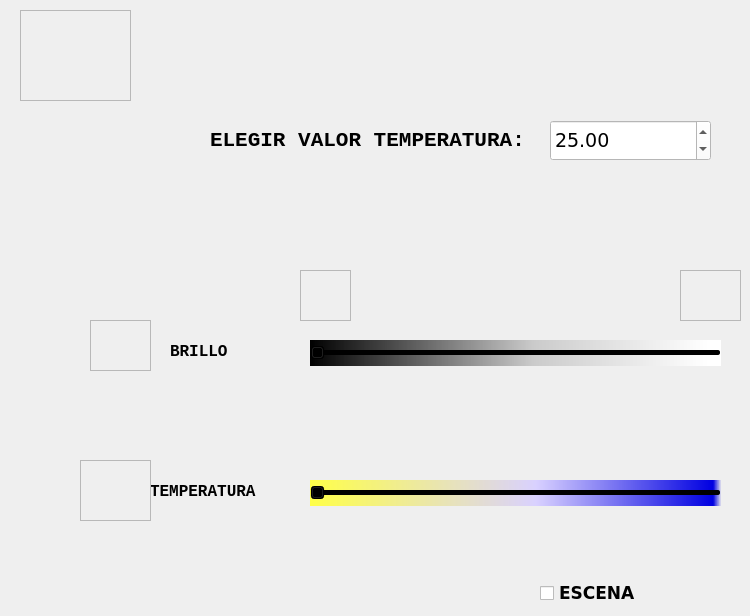
      <widget class="QWidget" name="escena_sensor">
       <attribute name="title">
        <string>Escena</string>
       </attribute>
       <widget class="QLabel" name="etiqueta_elegir">
        <property name="geometry">
         <rect>
          <x>210</x>
          <y>120</y>
          <width>311</width>
          <height>41</height>
         </rect>
        </property>
        <property name="font">
         <font>
          <family>Monospace</family>
          <pointsize>16</pointsize>
          <weight>75</weight>
          <bold>true</bold>
         </font>
        </property>
        <property name="text">
         <string>ELEGIR VALOR TEMPERATURA:</string>
        </property>
       </widget>
       <widget class="QLabel" name="etiqueta_temp_blanco_3">
        <property name="geometry">
         <rect>
          <x>150</x>
          <y>480</y>
          <width>111</width>
          <height>22</height>
         </rect>
        </property>
        <property name="font">
         <font>
          <family>Monospace</family>
          <pointsize>12</pointsize>
          <weight>75</weight>
          <bold>true</bold>
         </font>
        </property>
        <property name="text">
         <string>TEMPERATURA</string>
        </property>
       </widget>
       <widget class="QLabel" name="etiqueta_brillo_blanco_3">
        <property name="geometry">
         <rect>
          <x>170</x>
          <y>340</y>
          <width>81</width>
          <height>22</height>
         </rect>
        </property>
        <property name="font">
         <font>
          <family>Monospace</family>
          <pointsize>12</pointsize>
          <weight>75</weight>
          <bold>true</bold>
         </font>
        </property>
        <property name="text">
         <string>BRILLO</string>
        </property>
       </widget>
       <widget class="QSlider" name="brillo_blanco_slider_escena">
        <property name="geometry">
         <rect>
          <x>310</x>
          <y>340</y>
          <width>411</width>
          <height>26</height>
         </rect>
        </property>
        <property name="styleSheet">
         <string notr="true">background-color: qlineargradient(spread:pad, x1:0, y1:0, x2:1, y2:0, stop:0 rgba(0, 0, 0, 255), stop:0.544643 rgba(203, 203, 203, 255), stop:0.96875 rgba(255, 255, 255, 255));</string>
        </property>
        <property name="orientation">
         <enum>Qt::Horizontal</enum>
        </property>
       </widget>
       <widget class="QSlider" name="temp_slider_escena">
        <property name="geometry">
         <rect>
          <x>310</x>
          <y>480</y>
          <width>411</width>
          <height>26</height>
         </rect>
        </property>
        <property name="styleSheet">
         <string notr="true">background-color: qlineargradient(spread:pad, x1:0, y1:0, x2:1, y2:0, stop:0 rgba(255, 255, 71, 255), stop:0.55 rgba(217, 209, 255, 255), stop:0.98 rgba(0, 0, 225, 255), stop:1 rgba(0, 0, 0, 0));</string>
        </property>
        <property name="orientation">
         <enum>Qt::Horizontal</enum>
        </property>
       </widget>
       <widget class="QLabel" name="valor_brillo_blanco_escena">
        <property name="geometry">
         <rect>
          <x>480</x>
          <y>310</y>
          <width>68</width>
          <height>22</height>
         </rect>
        </property>
        <property name="text">
         <string/>
        </property>
       </widget>
       <widget class="QLabel" name="valor_temp_brillo_escena">
        <property name="geometry">
         <rect>
          <x>470</x>
          <y>450</y>
          <width>81</width>
          <height>22</height>
         </rect>
        </property>
        <property name="text">
         <string/>
        </property>
       </widget>
       <widget class="QDoubleSpinBox" name="Spinbox_escena">
        <property name="geometry">
         <rect>
          <x>550</x>
          <y>120</y>
          <width>161</width>
          <height>41</height>
         </rect>
        </property>
        <property name="font">
         <font>
          <family>Bitstream Vera Sans</family>
          <pointsize>14</pointsize>
         </font>
        </property>
        <property name="styleSheet">
         <string notr="true">background-color: rgb(255, 255, 255);</string>
        </property>
        <property name="minimum">
         <double>-20.000000000000000</double>
        </property>
        <property name="maximum">
         <double>50.000000000000000</double>
        </property>
        <property name="singleStep">
         <double>0.500000000000000</double>
        </property>
        <property name="value">
         <double>25.000000000000000</double>
        </property>
       </widget>
       <widget class="QCheckBox" name="checkBox_escena">
        <property name="geometry">
         <rect>
          <x>540</x>
          <y>580</y>
          <width>111</width>
          <height>27</height>
         </rect>
        </property>
        <property name="font">
         <font>
          <family>Bitstream Vera Sans</family>
          <pointsize>13</pointsize>
          <weight>75</weight>
          <bold>true</bold>
         </font>
        </property>
        <property name="text">
         <string>ESCENA</string>
        </property>
       </widget>
       <widget class="QFrame" name="frame_4">
        <property name="geometry">
         <rect>
          <x>20</x>
          <y>10</y>
          <width>111</width>
          <height>91</height>
         </rect>
        </property>
        <property name="styleSheet">
         <string notr="true">border-image: url(:/cct/business-and-money-icon-pack-91/galeria.png);</string>
        </property>
        <property name="frameShape">
         <enum>QFrame::StyledPanel</enum>
        </property>
        <property name="frameShadow">
         <enum>QFrame::Raised</enum>
        </property>
       </widget>
       <widget class="QFrame" name="frame_5">
        <property name="geometry">
         <rect>
          <x>90</x>
          <y>320</y>
          <width>61</width>
          <height>51</height>
         </rect>
        </property>
        <property name="styleSheet">
         <string notr="true">border-image: url(:/cct/business-and-money-icon-pack-91/iconmonstr-weather-2-240.png);</string>
        </property>
        <property name="frameShape">
         <enum>QFrame::StyledPanel</enum>
        </property>
        <property name="frameShadow">
         <enum>QFrame::Raised</enum>
        </property>
       </widget>
       <widget class="QFrame" name="frame_6">
        <property name="geometry">
         <rect>
          <x>80</x>
          <y>460</y>
          <width>71</width>
          <height>61</height>
         </rect>
        </property>
        <property name="styleSheet">
         <string notr="true">border-image: url(:/cct/business-and-money-icon-pack-91/herramienta-termometro.png);</string>
        </property>
        <property name="frameShape">
         <enum>QFrame::StyledPanel</enum>
        </property>
        <property name="frameShadow">
         <enum>QFrame::Raised</enum>
        </property>
       </widget>
       <widget class="QFrame" name="frame_7">
        <property name="geometry">
         <rect>
          <x>300</x>
          <y>270</y>
          <width>51</width>
          <height>51</height>
         </rect>
        </property>
        <property name="styleSheet">
         <string notr="true">border-image: url(:/cct/business-and-money-icon-pack-91/iconmonstr-idea-1-240.png);</string>
        </property>
        <property name="frameShape">
         <enum>QFrame::StyledPanel</enum>
        </property>
        <property name="frameShadow">
         <enum>QFrame::Raised</enum>
        </property>
       </widget>
       <widget class="QFrame" name="frame_8">
        <property name="geometry">
         <rect>
          <x>680</x>
          <y>270</y>
          <width>61</width>
          <height>51</height>
         </rect>
        </property>
        <property name="styleSheet">
         <string notr="true">border-image: url(:/cct/business-and-money-icon-pack-91/iconmonstr-idea-2-240.png);</string>
        </property>
        <property name="frameShape">
         <enum>QFrame::StyledPanel</enum>
        </property>
        <property name="frameShadow">
         <enum>QFrame::Raised</enum>
        </property>
       </widget>
      </widget>
